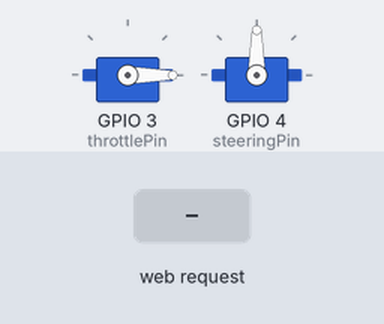
Bench run of a sketch on a simulated ESP32-S3. On the bench: 2 × servo. The test bench sets the inputs (shaded band). What the sketch prints to the serial monitor is not drawn.

Above: at 2.2 s.
2.3 s: HTTP request GET /throttle?value=120 received
At 3.5 s:
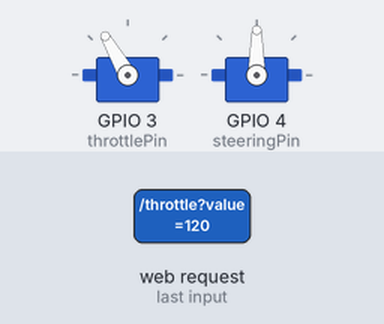
3.8 s: HTTP request GET /steering?value=120 received
At 5.0 s:
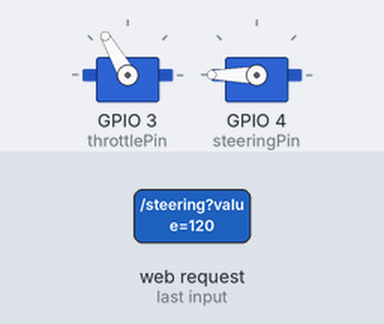
5.3 s: HTTP request GET /throttle?value=1 received
At 6.1 s:
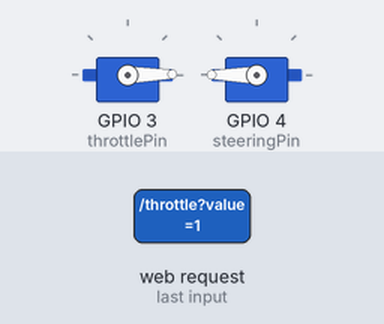
6.8 s: HTTP request GET /steering?value=1 received
At 7.3 s:
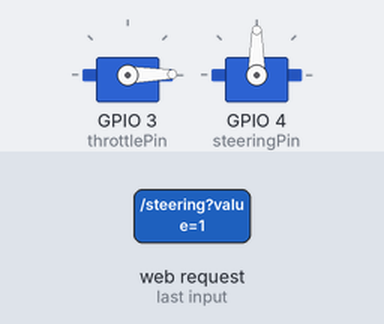
Timing chart, 0 to 9.8 s (numbered marks = the images above; inputs shaded):
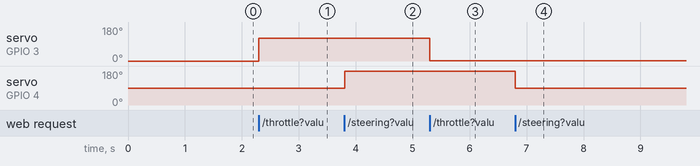

The sketch:

ESP32S3_RadioController.ino
```cpp
#include <WiFi.h>
#include <ESPAsyncWebServer.h>
#include <ESP32Servo.h>

const char* ssid = "XIAO_WebServer";
const char* password = "password";

AsyncWebServer server(80);

Servo ESC;
Servo Steer;
int steeringValue = 0;
int throttleValue = 0;
int steeringValueFinal;
int throttleValueFinal;
int steeringPin = D3;
int throttlePin = D2;
int minPulseWidth = 1000;
int maxPulseWidth = 2000;

// Define the HTML content as a string
const char index_html[] PROGMEM = R"rawliteral(
  <!DOCTYPE html>
  <html lang="en">
  <head>
      <meta charset="UTF-8">
      <meta name="viewport" content="width=device-width, initial-scale=1.0">
      <title>ESP32 Web Server</title>
      <style>
          body {
              display: flex;
              flex-direction: column;
              align-items: center;
              justify-content: center;
              height: 100vh;
              text-align: center;
          }
          .container {
              display: flex;
              flex-direction: column;
              gap: 20px;
          }
          @media screen and (orientation:landscape) {
              .container {
                  flex-direction: row;
              }
          }
      </style>
  </head>
  <body>
      <h1>ESP32 WiFi RC Controller!</h1>
      <div class="container">
          <div class="slider-container">
              <input type="range" min="-100" max="100" value="0" class="slider" id="throttleRange" oninput="throttleFunction(this.value)" orient="vertical">
          </div>
          <input type="range" min="-100" max="100" value="0" class="slider" id="steeringRange" oninput="steeringFunction(this.value)">
      </div>
      <script>
          function throttleFunction(value) {
              var xhr = new XMLHttpRequest();
              xhr.open("GET", "/throttle?value=" + value, true);
              xhr.send();
              console.log("Throttle value: " + value);
          }
          function steeringFunction(value) {
              var xhr = new XMLHttpRequest();
              xhr.open("GET", "/steering?value=" + value, true);
              xhr.send();
              console.log("Steering value: " + value);
          }
          document.getElementById('steeringRange').addEventListener('change', function(){
              this.value = 0;
          });
          document.getElementById('throttleRange').addEventListener('change', function(){
              this.value = 0;
          });
      </script>
  </body>
  </html>
)rawliteral";

void setup() {

    //Webserver Setup
    Serial.begin(115200);
    Serial.println("Setup started");

    WiFi.softAP(ssid, password);
    IPAddress IP = WiFi.softAPIP();
    Serial.print("AP IP address: ");
    Serial.println(IP);

    server.on("/", HTTP_GET, [](AsyncWebServerRequest *request){
        request->send_P(200, "text/html", index_html);
    });
    server.on("/throttle", HTTP_GET, [](AsyncWebServerRequest *request){
        String value = request->getParam("value")->value();
        throttleValue = value.toInt(); // update the global variable directly
        request->send(200, "text/plain", "Throttle set to " + value);
    });

    server.on("/steering", HTTP_GET, [](AsyncWebServerRequest *request){
        String value = request->getParam("value")->value();
        steeringValue = value.toInt(); // update the global variable directly
        request->send(200, "text/plain", "Steering value set to " + value);
    });

    server.begin();


    //RC control
    ESC.attach(throttlePin, minPulseWidth, maxPulseWidth);
    Steer.attach(steeringPin);

    ESC.writeMicroseconds(1000); // Send a low signal to keep the motor off initially
    delay(1000); // Wait for a second
}

void loop() {
  throttleValueFinal = map(throttleValue, -100, 100, 0, 180);
  steeringValueFinal = map(steeringValue, -100, 100, 0, 180);
  Serial.println("Throttle: " + String(throttleValue) + ", Steering: " + String(steeringValue));
  ESC.write(throttleValue);
  Steer.write(steeringValueFinal);
}
```

Measured:
- after the input at 2.3 s, servo on GPIO 3 (throttlePin): 0° → 120° at once
- after the input at 3.8 s, servo on GPIO 4 (steeringPin): 90° → 180° at once
- after the input at 5.3 s, servo on GPIO 3 (throttlePin): 120° → 1° at once
- after the input at 6.8 s, servo on GPIO 4 (steeringPin): 180° → 90° at once
